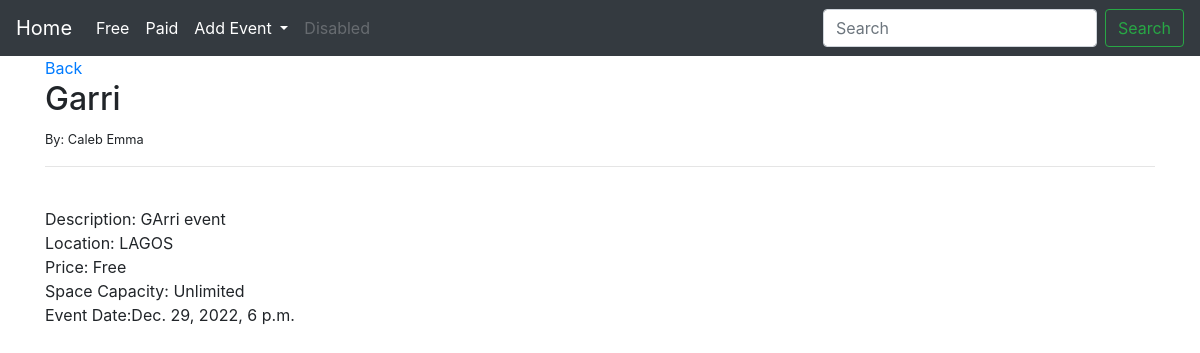
Page /article/3 on the committed database.
### TheEvent/models.py (models this page shows, shortened)
class Event(models.Model):
    title =models.CharField(max_length=255)
    author = models.ForeignKey(User, on_delete=models.CASCADE)
    location = models.CharField(max_length=100)
    free = models.CharField(max_length=100, blank=True, null=True,)
    price = models.CharField(max_length=100, blank=True, null=True,)
    space_capacity = models.CharField(max_length=100, blank=True, null=True,)
    description = models.TextField(max_length=5000, blank=True, null=True,)
    event_date = models.DateTimeField(null=True, blank=True)
    event_end_date = models.DateTimeField(null=True, blank=True)
    header_image = models.ImageField(null=True, blank=True, upload_to="images/")

### TheEvent/views.py (the view)
# urls.py: path('article/<int:pk>', ArticleDetailView.as_view(), name="article-detail"),
class ArticleDetailView(DetailView):
    model = Event
    template_name = 'article_details.html'

### TheEvent/templates/article_details.html (shortened to what this page needs)
{%extends 'base.html'%}
{%block content %}
    <a href="{% url 'home' %}"> Back </a>
<h2>
    {{event.title}}
</h2>
    <small>
        By: {{event.author.first_name}} {{event.author.last_name}}
    </small> <br>
    <hr>
    <br>
    Description: {{event.description}}
    <br>
    Location: {{event.location}}
    <br>
    {%if event.price%}
    Price: {{event.price}}
    {%else%}
    Price: Free
    {%endif%}
    <br>
    {%if event.space_capacity%}
    Space Capacity: {{event.space_capacity}}
    {%else%}
    Space Capacity: Unlimited
    {%endif%}
    <br>
    {%if event.event_date%}
    Event Date:{{event.event_date}}
    {%endif%}
    <br>
{%endblock%}

### rows in the picture
Event: title "Garri", author.first_name "Caleb", author.last_name "Emma", description "GArri event", location "LAGOS", event_date "Dec. 29, 2022, 6 p.m."
